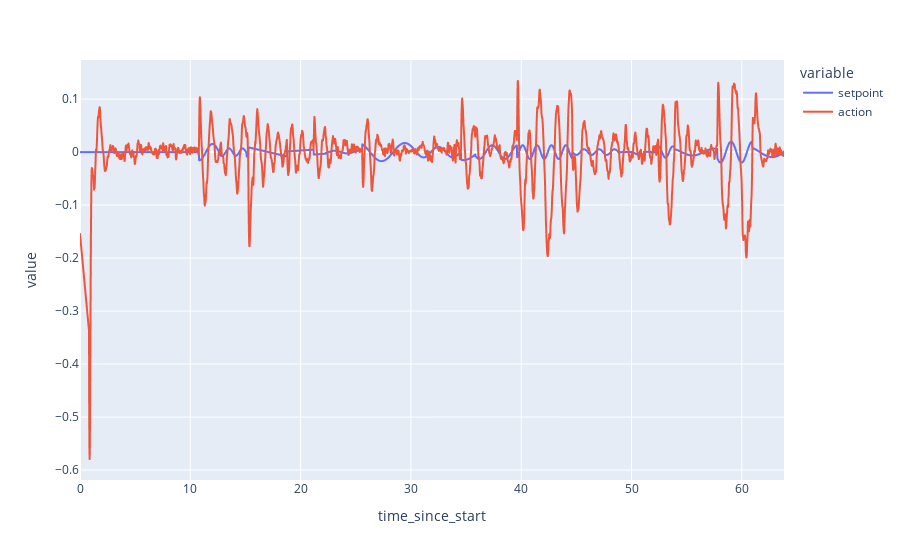

Source (notebook cell):
### Markdown cell above
# Plot action data

### Code cell
px.line(df, x="time_since_start", y=["setpoint", "action"])

### Figure 1 — Plotly figure (JSON) as saved in the notebook; plotly's stock layout.template omitted (floating-point values rounded to 4 significant figures; data arrays with more than 128 entries replaced by an {"elided": "..."} marker saying what was removed)
{"data": [{"hovertemplate": "variable=setpoint<br>time_since_start=%{x}<br>value=%{y}<extra></extra>", "legendgroup": "setpoint", "line": {"color": "#636efa", "dash": "solid"}, "marker": {"symbol": "circle"}, "mode": "lines", "name": "setpoint", "showlegend": true, "type": "scattergl", "x": {"elided": "3153 float values"}, "xaxis": "x", "y": {"elided": "3153 float values"}, "yaxis": "y"}, {"hovertemplate": "variable=action<br>time_since_start=%{x}<br>value=%{y}<extra></extra>", "legendgroup": "action", "line": {"color": "#EF553B", "dash": "solid"}, "marker": {"symbol": "circle"}, "mode": "lines", "name": "action", "showlegend": true, "type": "scattergl", "x": {"elided": "3153 float values"}, "xaxis": "x", "y": {"elided": "3153 float values"}, "yaxis": "y"}], "layout": {"legend": {"title": {"text": "variable"}, "tracegroupgap": 0}, "margin": {"t": 60}, "xaxis": {"anchor": "y", "domain": [0, 1], "title": {"text": "time_since_start"}}, "yaxis": {"anchor": "x", "domain": [0, 1], "title": {"text": "value"}}}}
